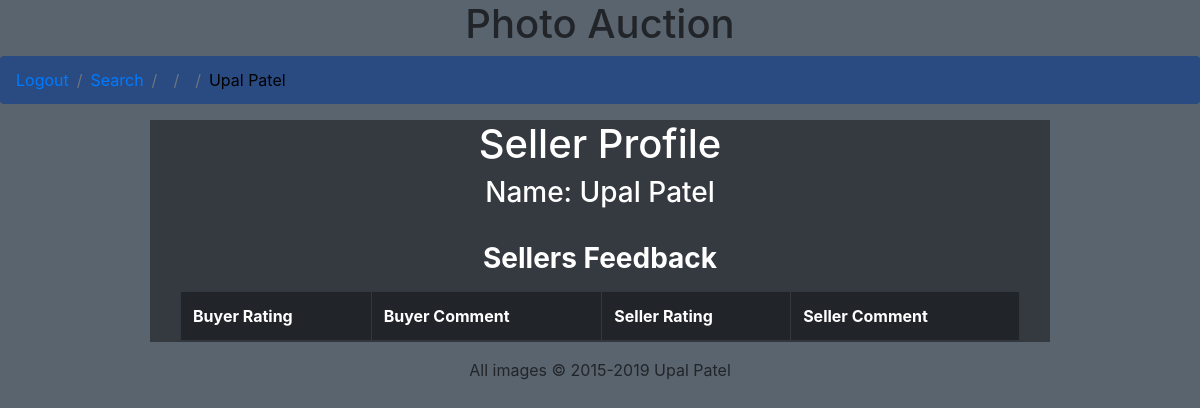
Screenshot of /seller.php?sellerInfo=100 with the database file from the repository.
### tables this page shows
create table member (
 mid int(10) not null AUTO_INCREMENT,
 email varchar(40) not null,
 fname varchar(20) not null,
 lname varchar(20) not null,
 street varchar(50) not null,
 city varchar(30) not null,
 state varchar(20) not null,
 zip int(5) not null,
 phone varchar(12),
 password varchar(100),
 primary key (mid)
);

### seller.php (the view, shortened to what this page needs)
<!DOCTYPE html>
<html lang="en">
<head>
     <link rel="stylesheet" href="https://maxcdn.bootstrapcdn.com/bootstrap/4.1.3/css/bootstrap.min.css">
    <link rel="stylesheet" href="css/styles.css?1422585377"" type="text/css">
</head>
<?php
    require('header.php');
?>
<?php
include('config.php');
if (isset($_GET["sellerInfo"])) {
    $sellerInfo = $_GET["sellerInfo"];
    $sql = "SELECT * FROM member WHERE mid = '$sellerInfo'";
    $sellerInfo= mysqli_query($db, $sql);
    $sellerInfo=$sellerInfo->fetch_assoc();
    $itemID=$_GET["ItemID"];
    $previousBreadCrumb1=$_GET["previousBreadCrumb1"];
    $previousBreadCrumb2=$_GET["previousBreadCrumb2"];
    $currentBreadCrumb = $sellerInfo['fname'] . " ". $sellerInfo['lname'];
}
?>
<body>
    <nav aria-label="breadcrumb">
        <ol class="breadcrumb">
            <li class='breadcrumb-item enabled' aria-current="page"><a href="logout.php">Logout</a></li>
            <li class="breadcrumb-item active"><a href="welcome.php">Search</a></li>
            <li class="breadcrumb-item active" aria-current="page"><a href="search.php?returnBread=<?php echo urlencode($previousBreadCrumb1) ?>"><?php echo $previousBreadCrumb1 ?></a></li>
            <li class="breadcrumb-item active" aria-current="page"><a href="details.php?returnBread=<?php echo urlencode($previousBreadCrumb2) ?>&returnedItemID=<?php echo $itemID ?>"><?php echo $previousBreadCrumb2 ?></a></li>
            <li class="breadcrumb-item disabled" aria-current="page"><?php echo $currentBreadCrumb ?></li>
        </ol>
    </nav>
    <div class="container-fluid w-75 h-100 bg-dark text-white">
        <h1 class="cover-heading text-center">Seller Profile</h1>
        <h3 class="cover-heading text-center">Name: <?php echo $sellerInfo['fname'] . " " . $sellerInfo['lname'] ?> </h3>
        <div class="container">
            <br><h1 class="h3 mb-3 font-weight-bold text-center">Sellers Feedback</h1>
            <table class="table table-hover table-striped table-bordered">
                <thead class="thead-dark">
                    <tr>
                        <th>Buyer Rating</th>
                        <th>Buyer Comment</th>
                        <th>Seller Rating</th>
                        <th>Seller Comment</th>
                    </tr>
                </thead>
            </table>
        </div>
    </div>
</body>
</html>
<?php
    require('footer.php');
?>

### css/styles.css (style rules this page uses)
body { background: #5a646e; }
.breadcrumb { background: #294b82; }
.breadcrumb >.disabled { color:rgb(0, 0, 0); text-decoration: none; }
.breadcrumb >.active { color:red; text-decoration: none; }

### rows the page displays
member: currentBreadCrumb "Upal Patel", fname "Upal", lname "Patel"
